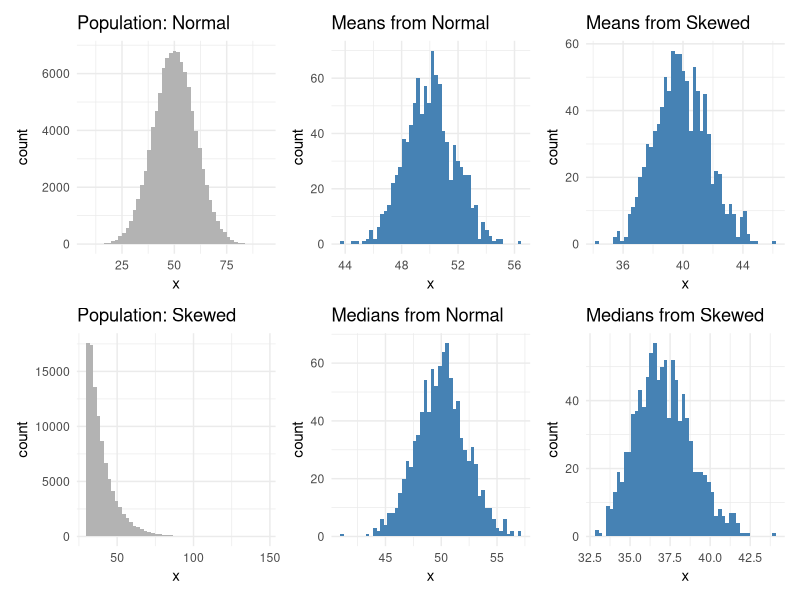

Reproduce this figure in R.
## ---- chunk 1
knitr::opts_chunk$set(echo = TRUE, warning = FALSE, message = FALSE)
## ---- chunk 2
library(ggplot2)
library(patchwork)

set.seed(123)
n_samples <- 1000
sample_size <- 30
## ---- chunk 3
pop_normal <- rnorm(100000, mean = 50, sd = 10)
## ---- chunk 4
means_normal <- replicate(n_samples, {
  #Sample from pop_normal, calculate mean
  mean(sample(pop_normal, sample_size))
})

medians_normal <- replicate(n_samples, {
  #TODO_1: Sample from pop_normal, calculate median
  median(sample(pop_normal, sample_size))
})
## ---- chunk 5
#You can play around with other distributions
pop_skewed <- rexp(100000, rate = 0.1) + 30
## ---- chunk 6
means_skewed <- replicate(n_samples, {
  #TODO_2
  mean(sample(pop_skewed, sample_size))
})

medians_skewed <- replicate(n_samples, {
  #TODO_3
  median(sample(pop_skewed, sample_size))
})
## ---- chunk 7
p1 <- ggplot(data.frame(x = pop_normal), aes(x)) +
  geom_histogram(bins = 50, fill = "gray70") +
  labs(title = "Population: Normal") +
  theme_minimal()

p2 <- ggplot(data.frame(x = pop_skewed), aes(x)) +
  geom_histogram(bins = 50, fill = "gray70") +
  labs(title = "Population: Skewed") +
  theme_minimal()
## ---- chunk 8
p3 <- ggplot(data.frame(x = means_normal), aes(x)) +
  geom_histogram(bins = 50, fill = "steelblue") +
  labs(title = "Means from Normal") +
  theme_minimal()

# TODO_4: Add more plots for medians_normal, means_skewed, medians_skewed
p4 <- ggplot(data.frame(x = medians_normal), aes(x)) +
  geom_histogram(bins = 50, fill = "steelblue") +
  labs(title = "Medians from Normal") +
  theme_minimal()

p5 <- ggplot(data.frame(x = means_skewed), aes(x)) +
  geom_histogram(bins = 50, fill = "steelblue") +
  labs(title = "Means from Skewed") +
  theme_minimal()

p6 <- ggplot(data.frame(x = medians_skewed), aes(x)) +
  geom_histogram(bins = 50, fill = "steelblue") +
  labs(title = "Medians from Skewed") +
  theme_minimal()
## ---- chunk 9
# TODO_5: Use patchwork to arrange all 6 plots to facilitate comparison
(p1 | p3 | p5) / (p2 | p4 | p6)
## ---- chunk 10
# Here are the standard deviations for the sampling distribution
sd(means_normal)
sd(medians_normal)
sd(means_skewed)
sd(medians_skewed)
## ---- chunk 11
sd(pop_normal) / sqrt(sample_size)
sd(means_normal)

sd(pop_skewed) / sqrt(sample_size)
sd(means_skewed)
